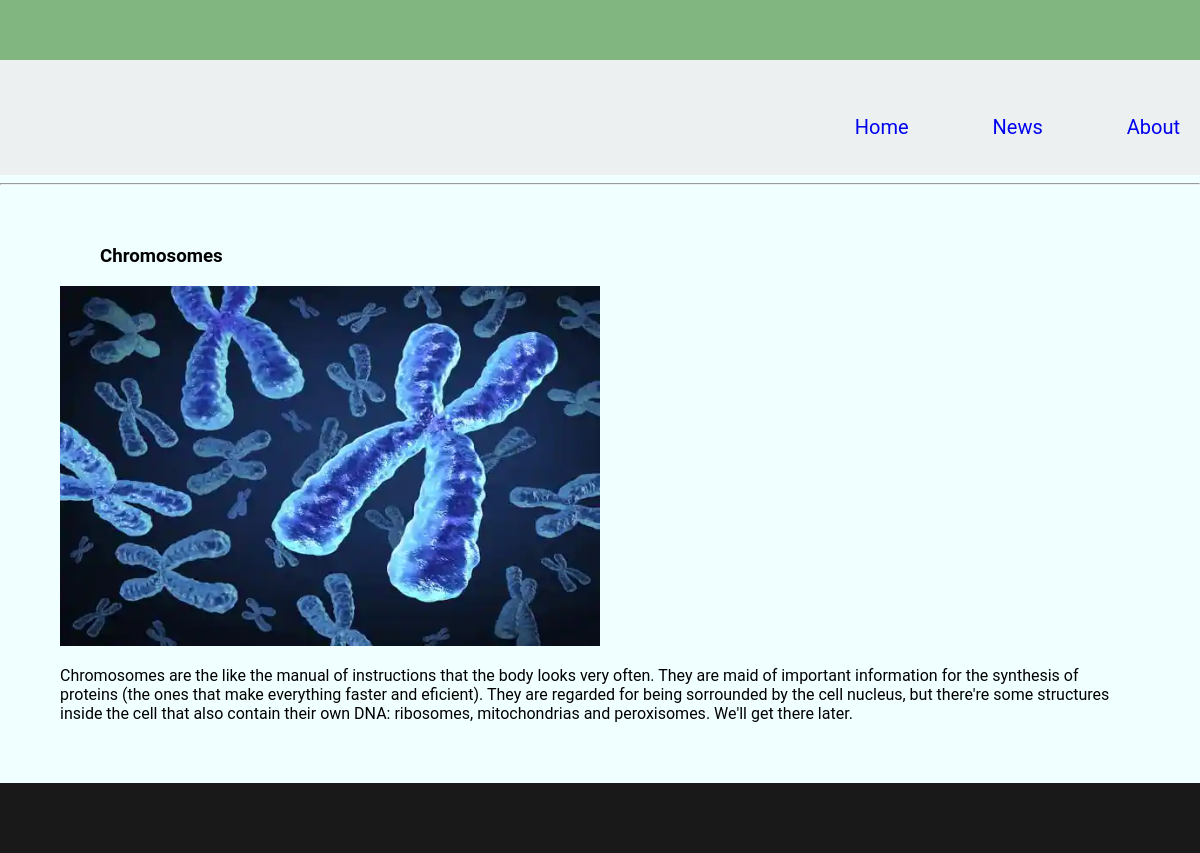
Before: / with the older database file.
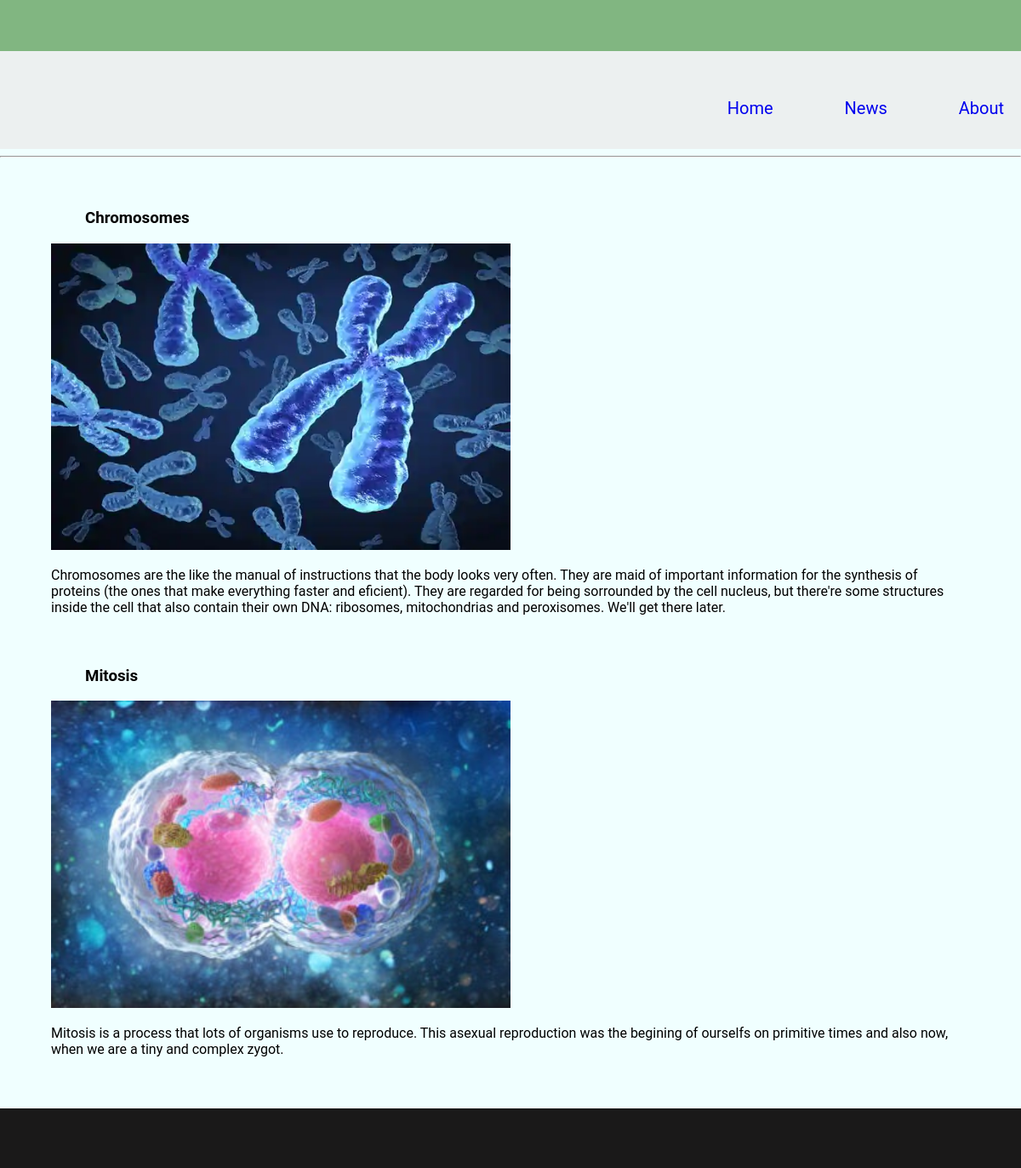
After: the same page with the newer database file.
### app2/models.py (models this page shows, shortened)
class Post(models.Model):
    image=models.ImageField(upload_to='image', blank=True)
    title=models.CharField(max_length=50, null=False)
    text=models.TextField(blank=False)
    date=models.DateField(auto_now=True)
    author=models.ForeignKey(User, on_delete=models.CASCADE)
    slug=models.SlugField()

### app2/views.py (the view)
# urls.py: path('', Index),
def Index(request):
    post=Post.objects.all()
    return render(request, "index.html",{"post" : post})

### app2/templates/index.html (shortened to what this page needs)
{% load staticfiles %}
<!DOCTYPE html>
<html lang="en">
<link rel="stylesheet" href="{% static 'css/index.css' %}">
<head>
</head>
<body>
    <div class="top_nav">
    </div>
    <div class="bottom_nav">
        <div class="logo">
          </div>
        <nav>
          <ul>
          <li><a href="#">Home</a></li>
          <li><a href="#news">News</a></li>
          <li><a href="#about">About</a></li>
          </ul>
          </nav>
        </div>
        <hr />
    {% for post in post %}
    {% block content %}
    <div class="post_container">
        <ul><h3>{{post.title}}</h3></ul>
        <img src="{{post.image.url}}" alt="{{post.title}}" width="50%">
        <p>{{post.text}}</p>
    </div>
    {% endblock %}
    {% endfor %}
    <div class="footer">
    </div>
</body>
</html>

### app2/static/css/index.css (style rules this page uses)
body { margin: 0; padding: 0; font-family: 'Roboto', sans-serif; background-color: azure; }
* { transition:all 0.5s ease-in-out; }
* { text-decoration: none; }
.top_nav { background-color: rgb(129, 182, 129); padding: 30px; }
.bottom_nav { clear:both; overflow:auto; background-color: rgba(235, 235, 235, 0.719); }
nav { float:right; }
ul li { display: inline-block; padding:20px; margin-left: 40px; font-size:20px; }
.post_container { margin: 60px; }
.footer { background-color: rgb(26, 25, 25); color: white; padding: 35px; }

Changed rows visible on the page:
added Post: title "Mitosis", image (picture), text "Mitosis is a process that lots of organisms use to reproduce. This asexual reproduction was the begining of ourselfs on primitive times and also now, when we are a tiny and complex zygot."
